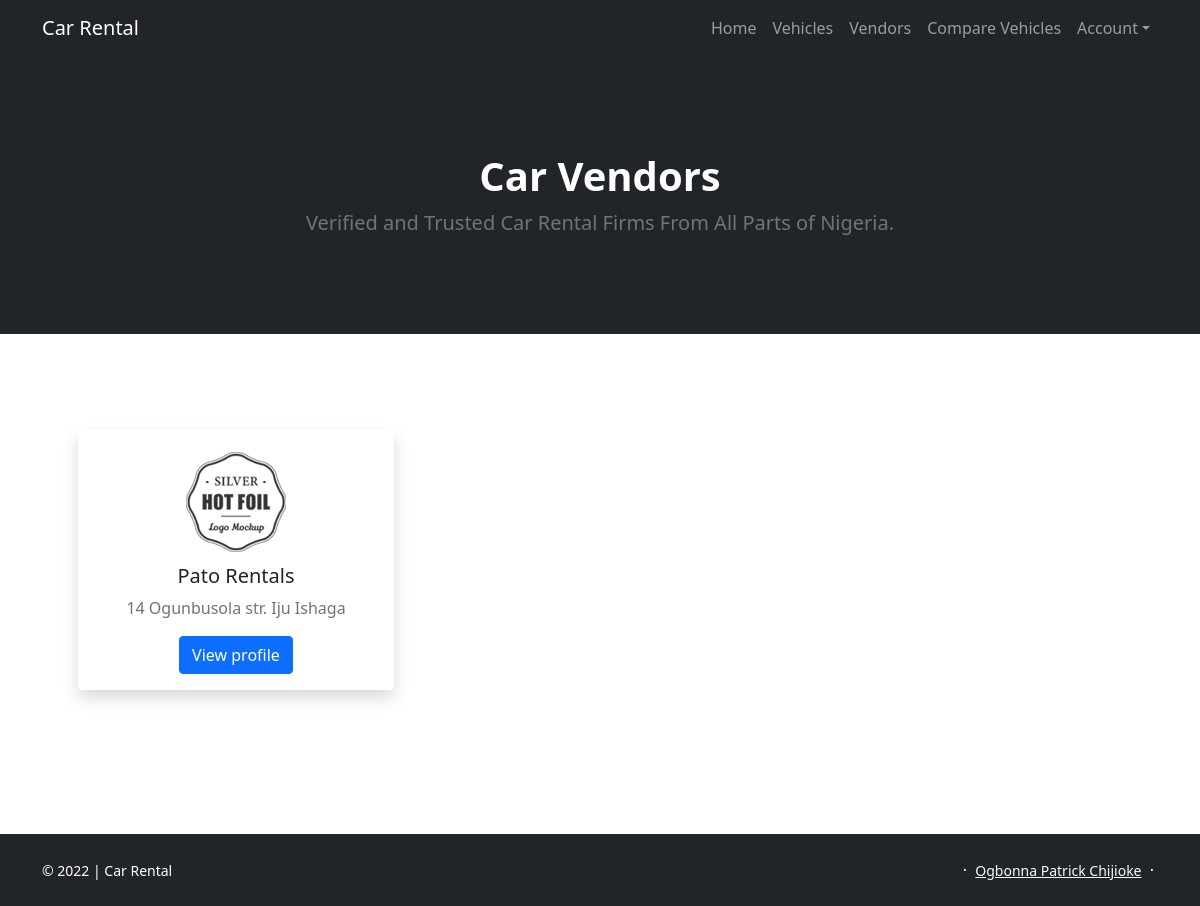
Page /vehicles/vendors/ on the committed database.
### account/models.py (models this page shows, shortened)
class VendorProfile(models.Model):
    user = models.OneToOneField(
        User,
        on_delete=models.CASCADE,
        null=True,
        related_name='vendor_profile')
    company_name = models.CharField(max_length=100)
    address = models.CharField(max_length=600)
    about = models.TextField()
    phone_number = models.CharField(
        max_length=11,
        validators=[MinLengthValidator(11), MaxLengthValidator(11)])
    city = models.CharField(max_length=30)
    state = models.CharField(max_length=30)
    image = models.ImageField(upload_to='vendor/images')

### vehicle/views.py (the view)
# urls.py: path('vendors/', views.vendor_list, name='vendors'),
def vendor_list(request):
    vendors = VendorProfile.objects.all()
    return render(
        request, 'vehicle/vendors.html',
        {'vendors': vendors})

### templates/vehicle/vendors.html (shortened to what this page needs)
{% extends "base.html" %}
{% block content %}
<section class="py-5 bg-dark">
    <div class="container px-5 my-5">
        <div class="text-center mb-5 text-white">
            <h1 class="fw-bolder">Car Vendors</h1>
            <p class="lead fw-normal text-muted mb-0">Verified and Trusted Car Rental Firms From All Parts of Nigeria.</p>
        </div>
    </div>
</section>
<section class="py-5">
    <div class="container px-5 my-5">
        <div class="row gx-5">
            {% for vendor in vendors %}
            {% include 'partials/_vendor_listings.html' %}
            {% empty %} No vendor listing
            {% endfor %}
        </div>
    </div>
</section>
{% endblock content %}

### templates/partials/_vendor_listings.html
<div class="col-lg-4 mb-5">
    <div class="card h-100 shadow border-0">
        <div class="card-body text-center">
            {% if vendor.image %}
            <img class="mb-2" src="{{ vendor.image.url }}" class="mb-2" alt="{{ vendor.company_name }}">
            {% endif %}
            <h5>{{ vendor.company_name }}</h5>
            <p class="text-muted">{{ vendor.address }}</p>
            <a href="{% url 'vendor_profile' vendor.user.username %}" class="btn btn-primary">View profile</a>
        </div>
    </div>
</div>

### rows in the picture
VendorProfile: image (picture), company_name "Pato Rentals", address "14 Ogunbusola str. Iju Ishaga"
